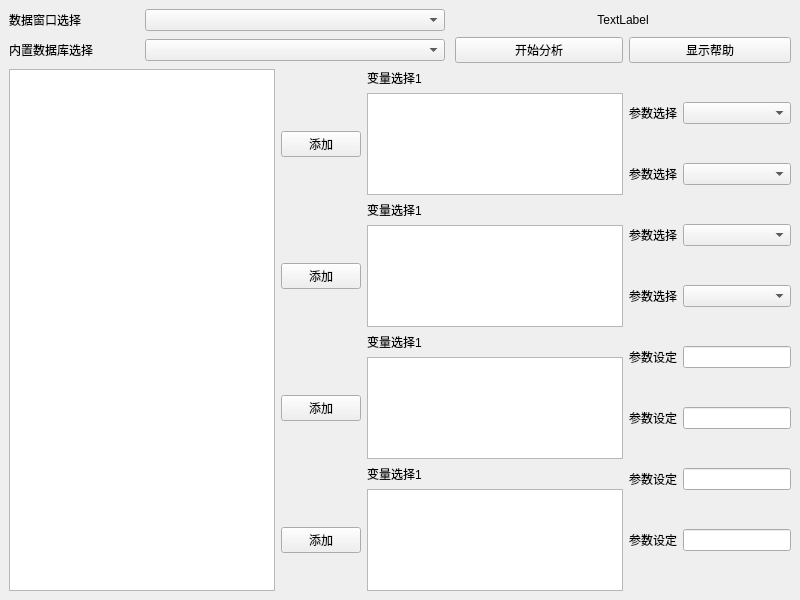
<?xml version="1.0" encoding="UTF-8"?>
<ui version="4.0">
 <class>MainWindow</class>
 <widget class="QMainWindow" name="MainWindow">
  <property name="windowModality">
   <enum>Qt::ApplicationModal</enum>
  </property>
  <property name="enabled">
   <bool>true</bool>
  </property>
  <property name="geometry">
   <rect>
    <x>0</x>
    <y>0</y>
    <width>800</width>
    <height>600</height>
   </rect>
  </property>
  <property name="windowTitle">
   <string>统计参数设置</string>
  </property>
  <widget class="QWidget" name="centralwidget">
   <layout class="QGridLayout" name="gridLayout_7">
    <item row="2" column="4" rowspan="4">
     <layout class="QGridLayout" name="gridLayout_4">
      <item row="0" column="0">
       <widget class="QLabel" name="label_p1">
        <property name="sizePolicy">
         <sizepolicy hsizetype="Preferred" vsizetype="Preferred">
          <horstretch>0</horstretch>
          <verstretch>1</verstretch>
         </sizepolicy>
        </property>
        <property name="text">
         <string>参数选择</string>
        </property>
        <property name="alignment">
         <set>Qt::AlignCenter</set>
        </property>
       </widget>
      </item>
      <item row="0" column="1">
       <widget class="QComboBox" name="comboBox_p1">
        <property name="sizePolicy">
         <sizepolicy hsizetype="Preferred" vsizetype="Fixed">
          <horstretch>0</horstretch>
          <verstretch>1</verstretch>
         </sizepolicy>
        </property>
       </widget>
      </item>
      <item row="1" column="0">
       <widget class="QLabel" name="label_p2">
        <property name="sizePolicy">
         <sizepolicy hsizetype="Preferred" vsizetype="Preferred">
          <horstretch>0</horstretch>
          <verstretch>1</verstretch>
         </sizepolicy>
        </property>
        <property name="text">
         <string>参数选择</string>
        </property>
        <property name="alignment">
         <set>Qt::AlignCenter</set>
        </property>
       </widget>
      </item>
      <item row="1" column="1">
       <widget class="QComboBox" name="comboBox_p2">
        <property name="sizePolicy">
         <sizepolicy hsizetype="Preferred" vsizetype="Fixed">
          <horstretch>0</horstretch>
          <verstretch>1</verstretch>
         </sizepolicy>
        </property>
       </widget>
      </item>
      <item row="2" column="0">
       <widget class="QLabel" name="label_p3">
        <property name="sizePolicy">
         <sizepolicy hsizetype="Preferred" vsizetype="Preferred">
          <horstretch>0</horstretch>
          <verstretch>1</verstretch>
         </sizepolicy>
        </property>
        <property name="text">
         <string>参数选择</string>
        </property>
        <property name="alignment">
         <set>Qt::AlignCenter</set>
        </property>
       </widget>
      </item>
      <item row="2" column="1">
       <widget class="QComboBox" name="comboBox_p3">
        <property name="sizePolicy">
         <sizepolicy hsizetype="Preferred" vsizetype="Fixed">
          <horstretch>0</horstretch>
          <verstretch>1</verstretch>
         </sizepolicy>
        </property>
       </widget>
      </item>
      <item row="3" column="0">
       <widget class="QLabel" name="label_p4">
        <property name="sizePolicy">
         <sizepolicy hsizetype="Preferred" vsizetype="Preferred">
          <horstretch>0</horstretch>
          <verstretch>1</verstretch>
         </sizepolicy>
        </property>
        <property name="text">
         <string>参数选择</string>
        </property>
        <property name="alignment">
         <set>Qt::AlignCenter</set>
        </property>
       </widget>
      </item>
      <item row="3" column="1">
       <widget class="QComboBox" name="comboBox_p4">
        <property name="sizePolicy">
         <sizepolicy hsizetype="Preferred" vsizetype="Fixed">
          <horstretch>0</horstretch>
          <verstretch>1</verstretch>
         </sizepolicy>
        </property>
       </widget>
      </item>
      <item row="4" column="0">
       <widget class="QLabel" name="label_s1">
        <property name="sizePolicy">
         <sizepolicy hsizetype="Preferred" vsizetype="Preferred">
          <horstretch>0</horstretch>
          <verstretch>1</verstretch>
         </sizepolicy>
        </property>
        <property name="text">
         <string>参数设定</string>
        </property>
        <property name="alignment">
         <set>Qt::AlignCenter</set>
        </property>
       </widget>
      </item>
      <item row="4" column="1">
       <widget class="QLineEdit" name="lineEdit_s1">
        <property name="sizePolicy">
         <sizepolicy hsizetype="Preferred" vsizetype="Fixed">
          <horstretch>0</horstretch>
          <verstretch>1</verstretch>
         </sizepolicy>
        </property>
       </widget>
      </item>
      <item row="5" column="0">
       <widget class="QLabel" name="label_s2">
        <property name="sizePolicy">
         <sizepolicy hsizetype="Preferred" vsizetype="Preferred">
          <horstretch>0</horstretch>
          <verstretch>1</verstretch>
         </sizepolicy>
        </property>
        <property name="text">
         <string>参数设定</string>
        </property>
        <property name="alignment">
         <set>Qt::AlignCenter</set>
        </property>
       </widget>
      </item>
      <item row="5" column="1">
       <widget class="QLineEdit" name="lineEdit_s2">
        <property name="sizePolicy">
         <sizepolicy hsizetype="Preferred" vsizetype="Fixed">
          <horstretch>0</horstretch>
          <verstretch>1</verstretch>
         </sizepolicy>
        </property>
       </widget>
      </item>
      <item row="6" column="0">
       <widget class="QLabel" name="label_s3">
        <property name="sizePolicy">
         <sizepolicy hsizetype="Preferred" vsizetype="Preferred">
          <horstretch>0</horstretch>
          <verstretch>1</verstretch>
         </sizepolicy>
        </property>
        <property name="text">
         <string>参数设定</string>
        </property>
        <property name="alignment">
         <set>Qt::AlignCenter</set>
        </property>
       </widget>
      </item>
      <item row="6" column="1">
       <widget class="QLineEdit" name="lineEdit_s3">
        <property name="sizePolicy">
         <sizepolicy hsizetype="Preferred" vsizetype="Fixed">
          <horstretch>0</horstretch>
          <verstretch>1</verstretch>
         </sizepolicy>
        </property>
       </widget>
      </item>
      <item row="7" column="0">
       <widget class="QLabel" name="label_s4">
        <property name="sizePolicy">
         <sizepolicy hsizetype="Preferred" vsizetype="Preferred">
          <horstretch>0</horstretch>
          <verstretch>1</verstretch>
         </sizepolicy>
        </property>
        <property name="text">
         <string>参数设定</string>
        </property>
        <property name="alignment">
         <set>Qt::AlignCenter</set>
        </property>
       </widget>
      </item>
      <item row="7" column="1">
       <widget class="QLineEdit" name="lineEdit_s4">
        <property name="sizePolicy">
         <sizepolicy hsizetype="Preferred" vsizetype="Fixed">
          <horstretch>0</horstretch>
          <verstretch>1</verstretch>
         </sizepolicy>
        </property>
       </widget>
      </item>
     </layout>
    </item>
    <item row="5" column="2" colspan="2">
     <layout class="QGridLayout" name="gridLayout_6">
      <item row="0" column="1">
       <widget class="QLabel" name="label_l4">
        <property name="text">
         <string>变量选择1</string>
        </property>
       </widget>
      </item>
      <item row="1" column="0">
       <widget class="QPushButton" name="pushButton_4">
        <property name="text">
         <string>添加</string>
        </property>
       </widget>
      </item>
      <item row="1" column="1">
       <widget class="QListView" name="listView_4"/>
      </item>
     </layout>
    </item>
    <item row="1" column="3">
     <widget class="QPushButton" name="pushButton_start">
      <property name="minimumSize">
       <size>
        <width>100</width>
        <height>0</height>
       </size>
      </property>
      <property name="text">
       <string>开始分析</string>
      </property>
     </widget>
    </item>
    <item row="0" column="1" colspan="2">
     <widget class="QComboBox" name="comboBox_window">
      <property name="sizePolicy">
       <sizepolicy hsizetype="Fixed" vsizetype="Fixed">
        <horstretch>0</horstretch>
        <verstretch>0</verstretch>
       </sizepolicy>
      </property>
      <property name="minimumSize">
       <size>
        <width>300</width>
        <height>0</height>
       </size>
      </property>
     </widget>
    </item>
    <item row="1" column="1" colspan="2">
     <widget class="QComboBox" name="comboBox_database">
      <property name="sizePolicy">
       <sizepolicy hsizetype="Fixed" vsizetype="Fixed">
        <horstretch>0</horstretch>
        <verstretch>0</verstretch>
       </sizepolicy>
      </property>
      <property name="minimumSize">
       <size>
        <width>300</width>
        <height>0</height>
       </size>
      </property>
     </widget>
    </item>
    <item row="1" column="0">
     <widget class="QLabel" name="label_database">
      <property name="text">
       <string>内置数据库选择</string>
      </property>
     </widget>
    </item>
    <item row="3" column="2" colspan="2">
     <layout class="QGridLayout" name="gridLayout_2">
      <item row="0" column="1">
       <widget class="QLabel" name="label_l2">
        <property name="text">
         <string>变量选择1</string>
        </property>
       </widget>
      </item>
      <item row="1" column="0">
       <widget class="QPushButton" name="pushButton_2">
        <property name="text">
         <string>添加</string>
        </property>
       </widget>
      </item>
      <item row="1" column="1">
       <widget class="QListView" name="listView_2"/>
      </item>
     </layout>
    </item>
    <item row="0" column="3" colspan="2">
     <widget class="QLabel" name="label_method">
      <property name="text">
       <string>TextLabel</string>
      </property>
      <property name="alignment">
       <set>Qt::AlignCenter</set>
      </property>
     </widget>
    </item>
    <item row="1" column="4">
     <widget class="QPushButton" name="pushButton_help">
      <property name="minimumSize">
       <size>
        <width>100</width>
        <height>0</height>
       </size>
      </property>
      <property name="text">
       <string>显示帮助</string>
      </property>
     </widget>
    </item>
    <item row="2" column="0" rowspan="4" colspan="2">
     <widget class="QListView" name="listView_all">
      <property name="sizePolicy">
       <sizepolicy hsizetype="Expanding" vsizetype="Expanding">
        <horstretch>0</horstretch>
        <verstretch>0</verstretch>
       </sizepolicy>
      </property>
      <property name="minimumSize">
       <size>
        <width>200</width>
        <height>0</height>
       </size>
      </property>
     </widget>
    </item>
    <item row="4" column="2" colspan="2">
     <layout class="QGridLayout" name="gridLayout_3">
      <item row="0" column="1">
       <widget class="QLabel" name="label_l3">
        <property name="text">
         <string>变量选择1</string>
        </property>
       </widget>
      </item>
      <item row="1" column="0">
       <widget class="QPushButton" name="pushButton_3">
        <property name="text">
         <string>添加</string>
        </property>
       </widget>
      </item>
      <item row="1" column="1">
       <widget class="QListView" name="listView_3"/>
      </item>
     </layout>
    </item>
    <item row="2" column="2" colspan="2">
     <layout class="QGridLayout" name="gridLayout">
      <item row="0" column="1">
       <widget class="QLabel" name="label_l1">
        <property name="text">
         <string>变量选择1</string>
        </property>
       </widget>
      </item>
      <item row="1" column="0">
       <widget class="QPushButton" name="pushButton_1">
        <property name="text">
         <string>添加</string>
        </property>
       </widget>
      </item>
      <item row="1" column="1">
       <widget class="QListView" name="listView_1"/>
      </item>
     </layout>
    </item>
    <item row="0" column="0">
     <widget class="QLabel" name="label_window">
      <property name="text">
       <string>数据窗口选择</string>
      </property>
     </widget>
    </item>
   </layout>
  </widget>
 </widget>
 <resources/>
 <connections/>
</ui>
